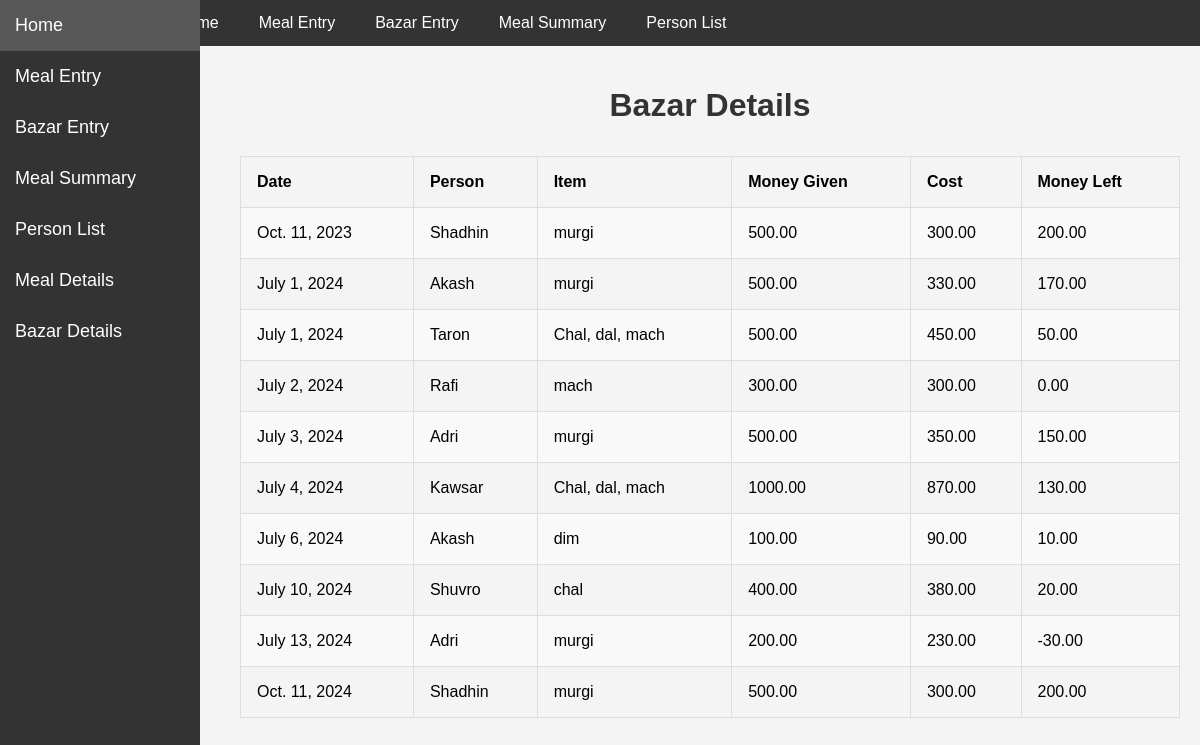
Page /meals/bazar-details/ on the committed database.
### meals/models.py (models this page shows, shortened)
class BazarEntry(models.Model):
    date = models.DateField()
    serial_number = models.PositiveIntegerField(unique=True, editable=False)
    person = models.ForeignKey(Person, on_delete=models.CASCADE)
    money_given = models.DecimalField(max_digits=10, decimal_places=2)
    money_take_from_cash = models.DecimalField(max_digits=10, decimal_places=2, default=0)
    item = models.CharField(max_length=100)
    cost = models.DecimalField(max_digits=10, decimal_places=2)
    money_left = models.DecimalField(max_digits=10, decimal_places=2, editable=False)

class Person(models.Model):
    name = models.CharField(max_length=100)
    money_given = models.DecimalField(max_digits=10, decimal_places=2, default=0)
    def __str__(self):
        return self.name

### meals/views.py (the view)
# urls.py: path('bazar-details/', views.bazar_details, name='bazar_details'),
def bazar_details(request):
    bazar_entries = BazarEntry.objects.all().order_by('date')
    bazar_data = {}
    for entry in bazar_entries:
        date = entry.date
        person = entry.person
        item = entry.item
        given_money = entry.money_given
        cost = entry.cost
        money_left = given_money - cost
        if date not in bazar_data:
            bazar_data[date] = {}
        if person not in bazar_data[date]:
            bazar_data[date][person] = {}
        if item not in bazar_data[date][person]:
            bazar_data[date][person][item] = {'given_money': 0, 'cost': 0, 'money_left': 0}
        bazar_data[date][person][item]['given_money'] += given_money
        bazar_data[date][person][item]['cost'] += cost
        bazar_data[date][person][item]['money_left'] = money_left
    context = {
        'bazar_data': bazar_data
    }
    return render(request, 'meals/bazar_details.html', context)

### meals/templates/meals/bazar_details.html (shortened to what this page needs)
{% extends 'meals/base.html' %}
{% block content %}
    <h1>Bazar Details</h1>
    <table>
        <tr>
            <th>Date</th>
            <th>Person</th>
            <th>Item</th>
            <th>Money Given</th>
            <th>Cost</th>
            <th>Money Left</th>
        </tr>
        {% for date, persons_items in bazar_data.items %}
            {% for person, items in persons_items.items %}
                {% for item, details in items.items %}
                    <tr>
                        <td>{{ date }}</td>
                        <td>{{ person }}</td>
                        <td>{{ item }}</td>
                        <td>{{ details.given_money }}</td>
                        <td>{{ details.cost }}</td>
                        <td>{{ details.money_left }}</td>
                    </tr>
                {% endfor %}
            {% endfor %}
        {% endfor %}
    </table>
{% endblock %}

### meals/templates/meals/base.html (style rules this page uses)
body { font-family: Arial, sans-serif; margin: 0; padding: 0; background-color: #f4f4f4; }
h1 { text-align: center; color: #333; }
table { width: 100%; border-collapse: collapse; margin: 2em 0; font-size: 1em; text-align: left; }
th, td { padding: 1em; border: 1px solid #ddd; }
th { background-color: #f4f4f4; }
tr:nth-child(even) { background-color: #f9f9f9; }

### rows in the picture
Person: items "Shadhin" "Shadhin", given_money "500.00" "500.00", cost "300.00" "300.00", money_left "200.00" "200.00"
BazarEntry: items "Oct. 11, 2023", items "murgi"
Person: name "Akash"
BazarEntry: date "July 1, 2024", item "murgi", given_money "500.00", cost "330.00", money_left "170.00"
Person: name "Taron"
BazarEntry: item "Chal, dal, mach", given_money "500.00", cost "450.00", money_left "50.00"
Person: items "Rafi", given_money "300.00", cost "300.00", money_left "0.00"
BazarEntry: items "July 2, 2024", items "mach"
Person: name "Adri"
BazarEntry: date "July 3, 2024", item "murgi", given_money "500.00", cost "350.00", money_left "150.00"
Person: name "Kawsar"
BazarEntry: date "July 4, 2024", item "Chal, dal, mach", given_money "1000.00", cost "870.00", money_left "130.00"
BazarEntry: date "July 6, 2024", item "dim", given_money "100.00", cost "90.00", money_left "10.00"
Person: name "Shuvro"
BazarEntry: date "July 10, 2024", item "chal", given_money "400.00", cost "380.00", money_left "20.00"
BazarEntry: date "July 13, 2024", item "murgi", given_money "200.00", cost "230.00", money_left "-30.00"
BazarEntry: items "Oct. 11, 2024", items "murgi"
